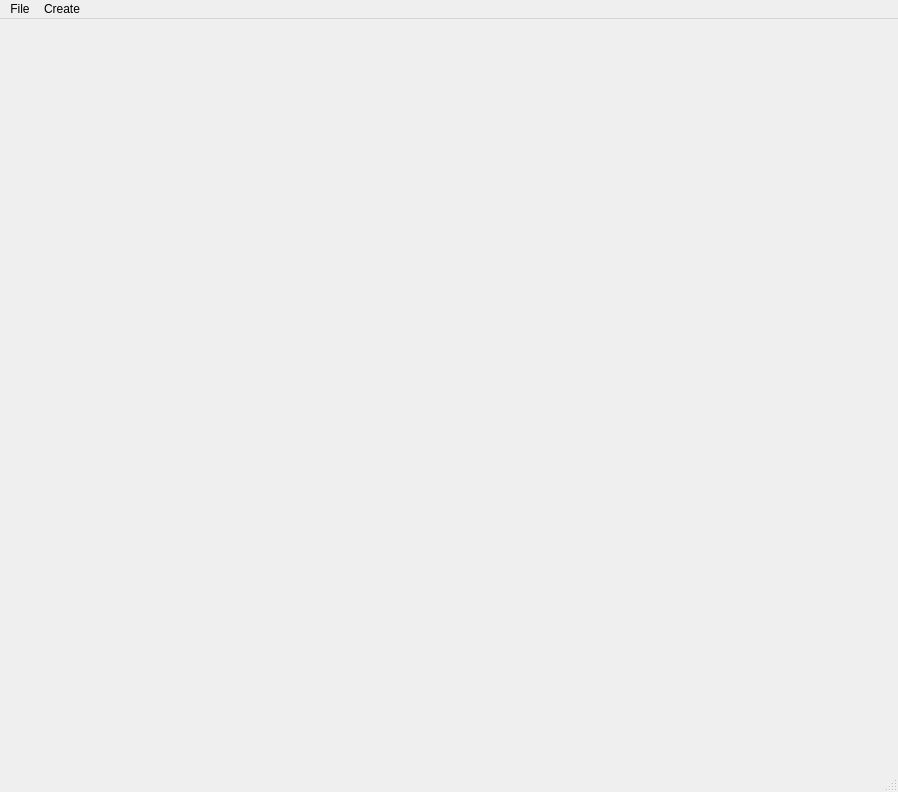
<?xml version="1.0" encoding="UTF-8"?>
<ui version="4.0">
 <class>MainWindow</class>
 <widget class="QMainWindow" name="MainWindow">
  <property name="geometry">
   <rect>
    <x>0</x>
    <y>0</y>
    <width>898</width>
    <height>792</height>
   </rect>
  </property>
  <property name="windowTitle">
   <string>MainWindow</string>
  </property>
  <widget class="QWidget" name="centralwidget"/>
  <widget class="QMenuBar" name="menubar">
   <property name="geometry">
    <rect>
     <x>0</x>
     <y>0</y>
     <width>898</width>
     <height>21</height>
    </rect>
   </property>
   <widget class="QMenu" name="menuFile">
    <property name="title">
     <string>File</string>
    </property>
    <addaction name="actionNewProject"/>
    <addaction name="actionOpenProject"/>
    <addaction name="actionCloseProject"/>
    <addaction name="separator"/>
    <addaction name="actionSave"/>
    <addaction name="actionClose"/>
   </widget>
   <widget class="QMenu" name="menuCreate">
    <property name="title">
     <string>Create</string>
    </property>
   </widget>
   <addaction name="menuFile"/>
   <addaction name="menuCreate"/>
  </widget>
  <widget class="QStatusBar" name="statusbar"/>
  <action name="actionNewProject">
   <property name="text">
    <string>New Project</string>
   </property>
  </action>
  <action name="actionOpenProject">
   <property name="text">
    <string>Open Project</string>
   </property>
  </action>
  <action name="actionCloseProject">
   <property name="text">
    <string>Close Project</string>
   </property>
  </action>
  <action name="actionSave">
   <property name="text">
    <string>Save</string>
   </property>
   <property name="shortcut">
    <string>Ctrl+S</string>
   </property>
  </action>
  <action name="actionClose">
   <property name="text">
    <string>Close</string>
   </property>
  </action>
 </widget>
 <resources/>
 <connections/>
</ui>
